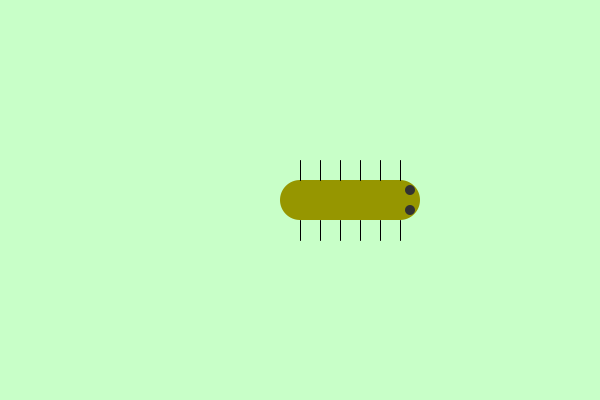
Frame 1 (no input)
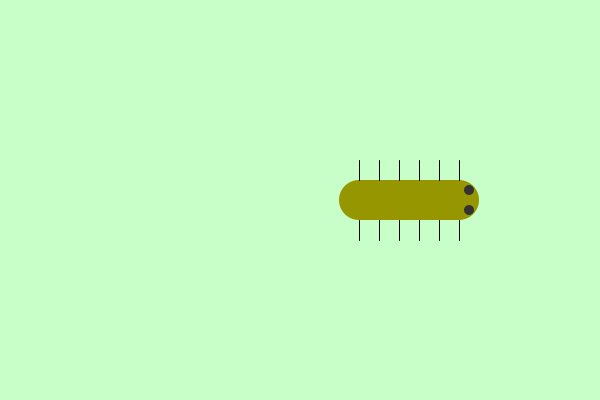
Frame 60 (the mouse pressed at the canvas centre just before this capture)
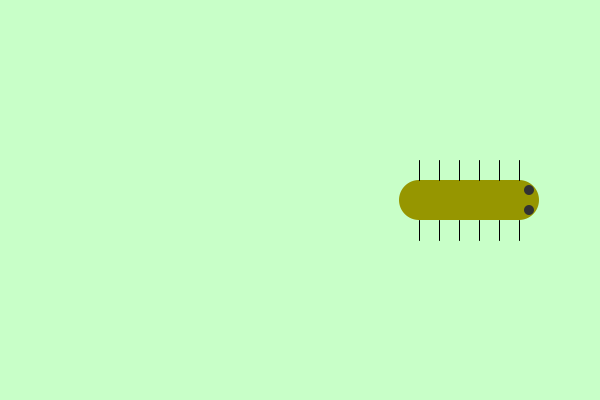
Frame 120 (the mouse held since frame 60 and released just before this capture)

The Processing sketch that drew these frames (run headless with seeded random() and noise(); from frame 60 on, the mouse is pressed at the canvas centre):

// Processing sketch: Wk5Gex5
// ── Wk5Gex5.pde
/*
Worm for week 5. Use 'w' and 's' to change its length.
Comp1000 2024
*/
float x = 0;
float y = 0;
float dx = 0;
int wormLength = 100;
int headSize = 40;

void setup() {
  size(600, 400);
  x = width/2;
  y = height/2;
  dx = 1;
}

void draw() {
  background(200, 255, 200);

  // Draw the worm
  float wormWidth = headSize;

  noStroke();
  fill(150, 150, 0);
  ellipse(x, y, headSize, headSize);
  rect(x, y-20, wormLength, wormWidth);
  ellipse(x+wormLength, y, headSize, headSize);

  // Draw the eyes
  fill(50);
  float eyeSize = headSize/4;
  
  ellipse(x+wormLength+eyeSize, y-eyeSize, eyeSize, eyeSize);
  ellipse(x+wormLength+eyeSize, y+eyeSize, eyeSize, eyeSize);
  
  //Draw the legs
  stroke(0);
  int legDistance = 20;
  int numberOfLegs = wormLength/legDistance + 1;
  
  for (int i = 0; i < numberOfLegs; i++) {
    line(x + i * legDistance, y-wormWidth/2, x + i * legDistance, y-wormWidth);
    line(x + i * legDistance, y+wormWidth/2, x + i * legDistance, y+wormWidth);
  }
 
 
 
  // Loop around
  if (x < -wormLength - headSize/2) {
    x = width + headSize/2;
  }

  if (x > width + headSize/2) {
    x = -wormLength -headSize/2;
  }

  x  = x + dx;
}

void keyPressed() {
  // Increase ('w') or decrease ('s') the size of the worm
  if (key == 'w' ) {
    wormLength  = wormLength + 10;
  } else   if (key == 's' ) {
    if (wormLength > 0) {
      wormLength = wormLength - 10;
    }
  } 
}

// There's only one loop due to it drawing both legs within
// Scope of wormlength is 400, scope of legdistance is 20, scope of i is equal to numberOfLegs
